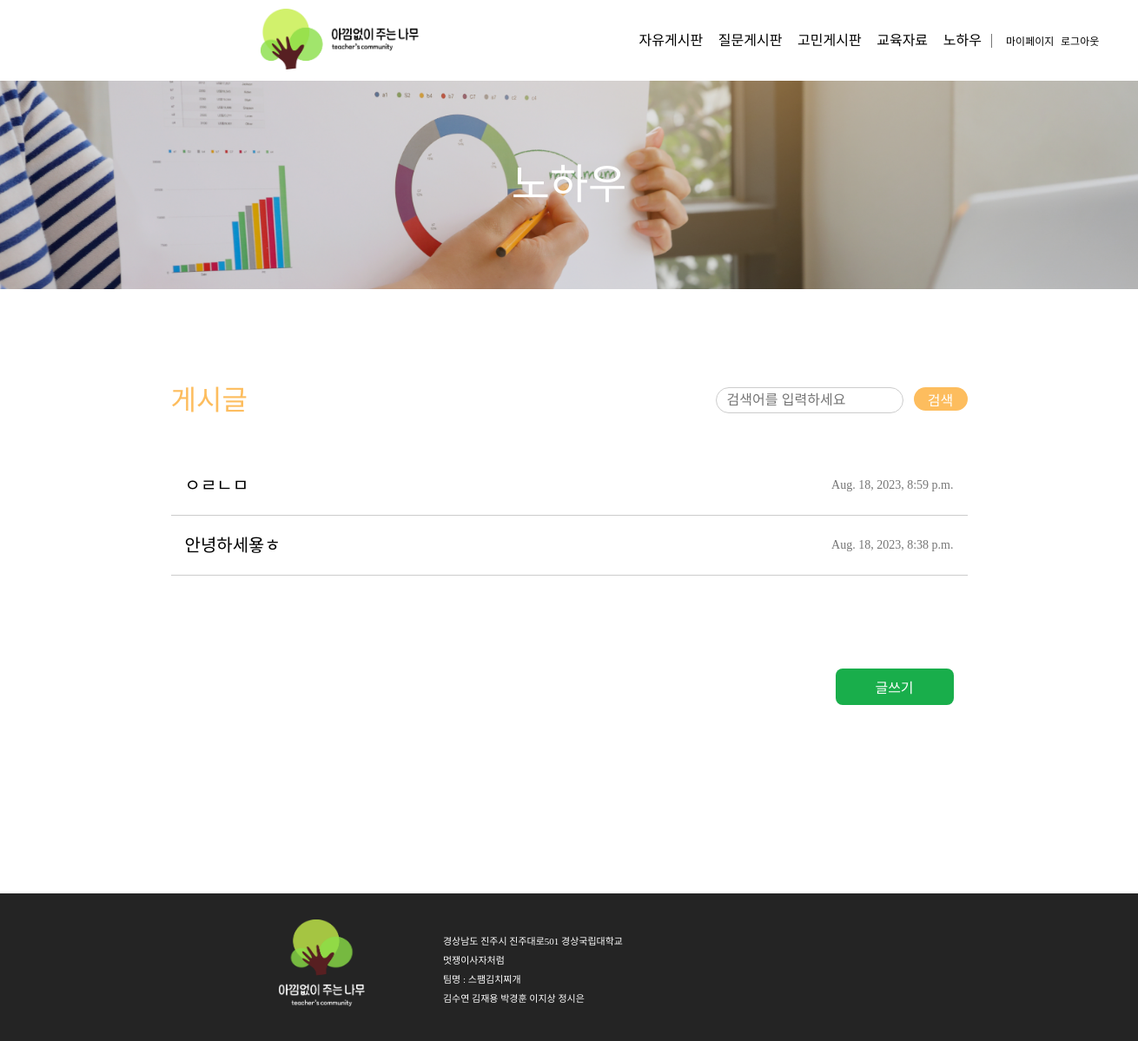
Page /know-how_board/ (signed in) on the committed database.
### teacher_community/models.py (models this page shows, shortened)
class Post(models.Model):
    author = models.ForeignKey(
        Teacher, related_name="post_author", on_delete=models.CASCADE
    )
    title = models.CharField(max_length=255)
    content = models.TextField()
    created_at = models.DateTimeField(auto_now_add=True)
    updated_at = models.DateTimeField(auto_now=True)
    views = models.PositiveIntegerField(default=0)  # 조회수 필드 추가
    likes_user = models.ManyToManyField(
        settings.AUTH_USER_MODEL, related_name="likes_user", blank=True
    )
    category = models.CharField(max_length=10)
    file = models.FileField(upload_to="post_files/", blank=True, null=True)  # 파일 첨부 필드
    class Meta:
        ordering = ["-created_at"]  # 최신 글이 먼저 오도록 정렬

### teacher_community/views.py (the view)
# urls.py: path("know-how_board/", views.know_how_board, name="know-how_board"),
def know_how_board(request):
    posts = Post.objects.filter(category="노하우")
    return render(request, "know-how_board.html", {"posts": posts})

### templates/know-how_board.html (shortened to what this page needs)
{% extends 'nav_footer.html' %} {% load static %} {% block content %}
<!DOCTYPE html>
<html lang="ko">
  <head>
    <link rel="stylesheet" href="{% static 'css/know-how_board.css' %}" />
  </head>
  <body>
    <div class="wrapper">
      <div class="backgroundTitle"><span>노하우</span></div>
      <div class="main">
        <div class="upMain">
          <div class="postName">게시글</div>
          <div class="search">
            <form action="{% url 'know-how_search' %}" method="GET">
              <div class="searchwrapper">
                <div class="searchBox">
                  <input
                    type="text"
                    class="textBox"
                    name="q"
                    placeholder="검색어를 입력하세요"
                  />
                </div>
                <button type="submit" class="searchButton">
                  <div class="searchButtonText">검색</div>
                </button>
              </div>
            </form>
          </div>
        </div>
        <div class="midMain">
          {% for post in posts %}
          <a href="{% url 'detail' post.id %}" class="post">
            <div class="postTitle">{{ post.title }}</div>
            <div class="postTime">{{ post.created_at }}</div>
          </a>
          {% endfor %}
        </div>
        <div class="downMain">
          <div class="writeWrapper">
            {% if user.is_authenticated %}
            <button class="write_btn">
              <a href="{% url 'know-how_write' %}">글쓰기</a>
            </button>
            {% endif %}
          </div>
        </div>
      </div>
    </div>
  </body>
</html>
{% endblock %}

### static/css/nav2.css (style rules this page uses)
* { box-sizing: content-box; }
body, main, div, h1, h2, h3 { margin: 0; padding: 0; }
a { text-decoration: none; color: inherit; }
html, body, div, span, applet, object, iframe, h1, h2, h3, h4, h5, h6, p, blockquote, pre, a, abbr, acronym, address, big, cite, code, del, dfn, em, img, ins, kbd, q, s, samp, small, strike, strong, sub, sup, tt, var, b, u, i, center, dl, dt, dd, ol, ul, li, fieldset, form, label, legend, table, caption, tbody, tfoot, thead, tr, th, td, article, aside, canvas, details, embed, figure, figcaption, footer, header, hgroup, menu, nav, output, ruby, section, summary, time, mark, audio, video { margin: 0; padding: 0; border: 0; font-size: 100%; font: inherit; vertical-align: baseline; }
body { line-height: 1; }
.wrapper { align-items: center; }

### static/css/footer2.css (style rules this page uses)
* { box-sizing: content-box; }
body, main, div, h1, h2, h3 { margin: 0; padding: 0; }
a { text-decoration: none; color: inherit; }
html, body, div, span, applet, object, iframe, h1, h2, h3, h4, h5, h6, p, blockquote, pre, a, abbr, acronym, address, big, cite, code, del, dfn, em, img, ins, kbd, q, s, samp, small, strike, strong, sub, sup, tt, var, b, u, i, center, dl, dt, dd, ol, ul, li, fieldset, form, label, legend, table, caption, tbody, tfoot, thead, tr, th, td, article, aside, canvas, details, embed, figure, figcaption, footer, header, hgroup, menu, nav, output, ruby, section, summary, time, mark, audio, video { margin: 0; padding: 0; border: 0; font-size: 100%; font: inherit; vertical-align: baseline; }
body { line-height: 1; }

### static/css/know-how_board.css (style rules this page uses)
html, body, div, span, applet, object, iframe, h1, h2, h3, h4, h5, h6, p, blockquote, pre, a, abbr, acronym, address, big, cite, code, del, dfn, em, img, ins, kbd, q, s, samp, small, strike, strong, sub, sup, tt, var, b, u, i, center, dl, dt, dd, ol, ul, li, fieldset, form, label, legend, table, caption, tbody, tfoot, thead, tr, th, td, article, aside, canvas, details, embed, figure, figcaption, footer, header, hgroup, menu, nav, output, ruby, section, summary, time, mark, audio, video { margin: 0; padding: 0; border: 0; font-size: 100%; font: inherit; vertical-align: baseline; }
body { line-height: 1; }
a { text-decoration: none; color: inherit; }
.wrapper { display: flex; flex-direction: column; justify-content: center; align-items : center; }
.backgroundTitle { position: relative; width: 100%; height: 240px; background-image: url("../img/edu_img.png"); background-repeat: no-repeat; background-size: cover; text-align: center; display: flex; justify-content: center; align-items: center; font-size: 48px; font-family: 'Pretendard-SemiBold'; color: #ffffff; }
.main { width: 70%; position: relative; margin: 6rem 30rem 6rem 30rem; padding: 1rem; }
.upMain { display: flex; align-items: center; justify-content: space-between; }
.postName { font-size: 32px; color: #fdbd5e; font-family:'Pretendard-Bold'; }
.search { display: flex; align-items: center; }
.textBox { width: 200px; height: 20px; padding-top: 4px; padding-bottom: 4px; padding-left: 12px; border: 1px solid #ccc; border-radius: 20px; font-size: 16px; }
.searchwrapper { display: flex; }
.searchButton { width: 50px; height: 25px; border-radius: 20px; display: flex; align-items: center; justify-content: center; color: white; background-color: #fdbd5e; font-size: 16px; margin-left: 12px; border: none; cursor: pointer; }
.searchButtonText { color: white; }
.midMain { margin-top: 3rem; width: 100%; }
.post { padding: 1.5rem 1rem; display: flex; align-items: center; justify-content: space-between; border-bottom: 1px solid #ccc; }
.postTitle { font-size: 20px; font-family: 'Pretendard-Regular'; }
.postTime { color: #767676; font-size: 14px; font-family: 'Pretendard-Light'; }
.downMain { position:relative; display: flex; justify-content: center; align-items: center; flex-direction: column; margin-top: 2rem; height:10rem; padding: 1rem; }
.writeWrapper { width:100%; display: flex; justify-content: flex-end; }
.write_btn { width: 124px; height: 40px; background-color: #19ae4b; border: none; border-radius: 8px; color: #ffffff; font-size: 16px; font-family: 'Pretendard-SemiBold'; }

### rows in the picture
Post: title "ㅇㄹㄴㅁ", created_at "Aug. 18, 2023, 8:59 p.m."
Post: title "안녕하세욯ㅎ", created_at "Aug. 18, 2023, 8:38 p.m."
